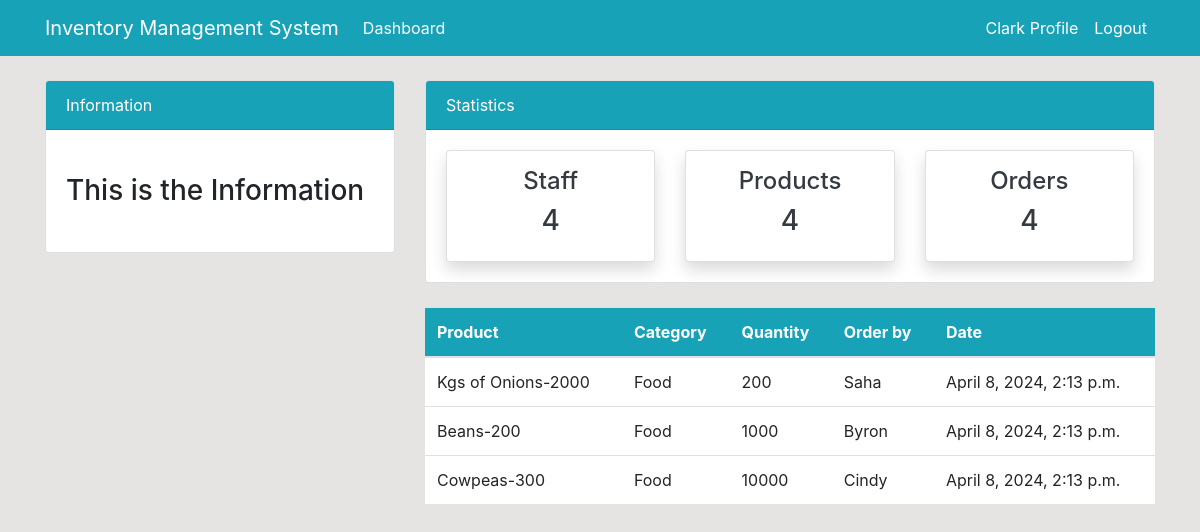
The app's page /order/ (signed in), older data.
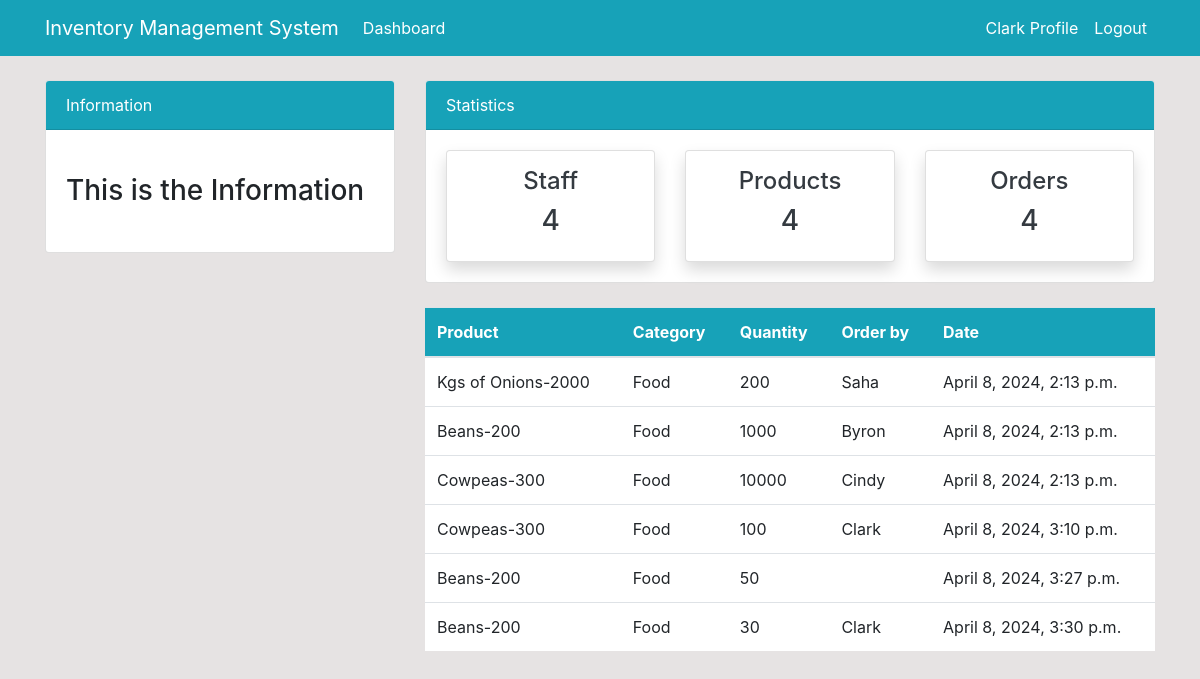
The same page, newer data.
### dashboard/models.py (models this page shows, shortened)
class Order(models.Model):
    product = models.ForeignKey(Product, on_delete=models.CASCADE, null = True)
    staff = models.ForeignKey(User, models.CASCADE, null = True)
    order_quantity = models.PositiveBigIntegerField (null = True)
    date = models.DateTimeField(auto_now_add=True)
    class Meta:
        verbose_name_plural = 'Order'

class Product(models.Model):
    name = models.CharField(max_length =100, null=True)
    category = models.CharField(max_length=20, choices = CATEGORY, null=True)
    quantity = models.PositiveIntegerField(null=True)
    class Meta:
        verbose_name_plural = 'Product'
    def __str__(self):
        return f'{self.name}-{self.quantity}'

### dashboard/views.py (the view)
# urls.py: path('order/', views.order, name = 'dashboard-order'),
@login_required
def order(request):
    orders = Order.objects.all()
    context={
        'orders':orders,
    }
    return render(request, 'dashboard/order.html' ,context)

### templates/dashboard/order.html (shortened to what this page needs)
{% extends 'partials/base.html' %}
{% block content %}
{% include 'partials/topnav.html'%}
<div class="container">
    <div class="row my-4">
    <div class="col-md-4">
    </div>
    <div class="col-md-8">
    <table class="table bg-white">
    <thead class="bg-info">
    <tr class="text-white">
    <th scope="col">Product</th>
    <th scope="col">Category</th>
    <th scope="col">Quantity</th>
    <th scope="col">Order by</th>
    <th scope="col">Date</th>
    </tr>
    </thead>
    <tbody>
        {% for orders in orders%}
    <tr>
    <td>{{ orders.product }}</td>
    <td>{{orders.product.category}}</td>
    <td>{{orders.order_quantity}}</td>
    <td>
        {{orders.staff.username}}
    </td>
    <td>
        {{orders.date}}
    </td>
    </tr>
    {% endfor %}
    </tbody>
    </table>
    </div>
    </div>
    </div>
{% endblock %}

### templates/partials/base.html (shortened to what this page needs)
{% load static %}
<!doctype html>
<html lang="en">
  <head>
    <link rel="stylesheet" href="https://cdn.jsdelivr.net/npm/bootstrap@4.6.2/dist/css/bootstrap.min.css">
<link rel="stylesheet" href="{%static '/style.css' %}">
  </head>
  <body>
    {% include 'partials/nav.html' %}
    {% block content%}
    {%endblock%}
  </body>
</html>

### templates/partials/nav.html (shortened to what this page needs)
<nav class="navbar navbar-expand-lg navbar-info bg-info">
    {%if user.is_authenticated %}
    <div class="container">
    <a class="navbar-brand text-white" href="{%url 'dashboard-index' %}">Inventory Management System</a>
    <div class="collapse navbar-collapse" id="navbarSupportedContent">
    <ul class="navbar-nav mr-auto">
    <li class="nav-item active">
    <a class="nav-link text-white" href="{%url 'dashboard-index' %}">Dashboard </a>
    </li>
    </ul>
    <ul class="navbar-nav ml-auto">
    <li class="nav-item active">
    <a class="nav-link text-white" href="{% url 'user-profile' %}">{{ user.username }} Profile </a>
    </li>
    <li class="nav-item">
    <a class="nav-link text-white" href="{% url 'user-logout' %}">Logout</a>
    </li>
    </ul>
        {% endif %}
    </div>
    </div>
</nav>

### templates/partials/topnav.html (shortened to what this page needs)
<div class="container">
    <div class="row mt-4">
    <div class="col-md-4">
    <div class="card">
    <div class="card-header bg-info text-white">
    Information
    </div>
    <div class="card-body">
    <marquee behavior="" direction="">
    <h3 class="my-4">This is the Information</h3>
    </marquee>
    </div>
    </div>
    </div>
    <div class="col-md-8">
    <div class="card">
    <div class="card-header bg-info text-white">
    Statistics
    </div>
    <div class="card-body">
    <div class="row">
    <div class="col-md-4">
    <a class="text-decoration-none text-dark" href="{%url 'dashboard-staff'%}">
    <div class="card my-card shadow text-center p-3">
    <h4>Staff </h4>
    <h3>4</h3>
    </div>
    </a>
    </div>
    <div class="col-md-4">
    <a class="text-decoration-none text-dark" href="{%url 'dashboard-product'%}">
    <div class="card my-card shadow text-center p-3">
    <h4>Products </h4>
    <h3>4</h3>
    </div>
    </a>
    </div>
    <div class="col-md-4">
    <a class="text-decoration-none text-dark" href="{%url 'dashboard-order'%}">
    <div class="card my-card shadow text-center p-3">
    <h4>Orders </h4>
    <h3>4</h3>
    </div>
    </a>
    </div>
    </div>
    </div>
    </div>
    </div>
    </div>
    </div>

### static/style.css (style rules this page uses)
body { background: rgb(230, 227, 227); }

Row changes from the older to the newer data that the page shows:
added Order: product "Cowpeas-300", product.category "Food", order_quantity "100", staff.username "Clark", date "April 8, 2024, 3:10 p.m."
added Order: product "Beans-200", product.category "Food", order_quantity "50", date "April 8, 2024, 3:27 p.m."
added Order: product "Beans-200", product.category "Food", order_quantity "30", staff.username "Clark", date "April 8, 2024, 3:30 p.m."
